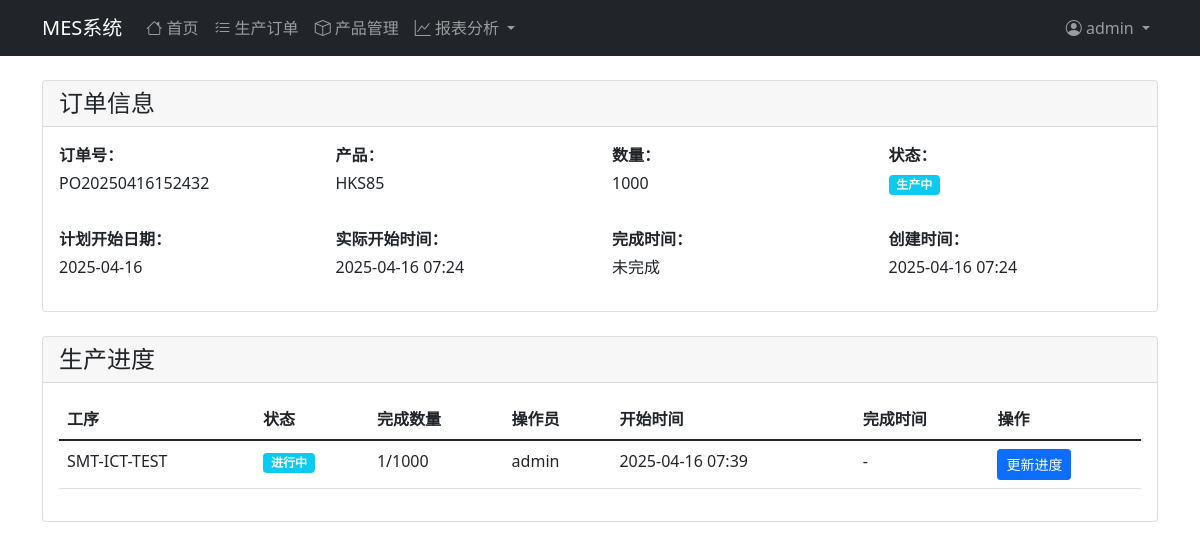
/production/order/1 (signed in), run on the app's committed database.
### app/models/user.py (models this page shows, shortened)
class User(UserMixin, db.Model):
    __tablename__ = 'users'
    id = db.Column(db.Integer, primary_key=True)
    username = db.Column(db.String(64), unique=True, nullable=False)
    email = db.Column(db.String(120))  # 可选字段
    password_hash = db.Column(db.String(128))
    created_at = db.Column(db.DateTime, default=datetime.utcnow)
    role = db.Column(db.String(20), default='operator')  # operator, supervisor, admin

### app/models/production.py (models this page shows, shortened)
class ProductionOrder(db.Model):
    __tablename__ = 'production_orders'
    id = db.Column(db.Integer, primary_key=True)
    order_number = db.Column(db.String(50), unique=True, nullable=False)
    product_id = db.Column(db.Integer, db.ForeignKey('products.id'), nullable=False)
    quantity = db.Column(db.Integer, nullable=False)
    start_time = db.Column(db.DateTime)
    end_time = db.Column(db.DateTime)
    status = db.Column(db.String(20), nullable=False, default='pending')  # pending, in_progress, completed, cancelled
    created_at = db.Column(db.DateTime, default=datetime.utcnow)
    created_by = db.Column(db.Integer, db.ForeignKey('users.id'), nullable=False)
    product = db.relationship('Product', backref=db.backref('orders', lazy=True))
    creator = db.relationship('User', backref=db.backref('created_orders', lazy=True))

class Product(db.Model):
    __tablename__ = 'products'
    id = db.Column(db.Integer, primary_key=True)
    code = db.Column(db.String(50), unique=True, nullable=False)
    name = db.Column(db.String(100), nullable=False)
    description = db.Column(db.Text)
    unit = db.Column(db.String(20), nullable=False)
    created_at = db.Column(db.DateTime, default=datetime.utcnow)

class ProductionProgress(db.Model):
    __tablename__ = 'production_progress'
    id = db.Column(db.Integer, primary_key=True)
    order_id = db.Column(db.Integer, db.ForeignKey('production_orders.id'), nullable=False)
    process_id = db.Column(db.Integer, db.ForeignKey('processes.id'), nullable=False)
    quantity_completed = db.Column(db.Integer, default=0)
    operator_id = db.Column(db.Integer, db.ForeignKey('users.id'))
    start_time = db.Column(db.DateTime)
    end_time = db.Column(db.DateTime)
    status = db.Column(db.String(20), default='pending')  # pending, in_progress, completed
    notes = db.Column(db.Text)
    created_at = db.Column(db.DateTime, default=datetime.utcnow)
    updated_at = db.Column(db.DateTime, default=datetime.utcnow, onupdate=datetime.utcnow)
    order = db.relationship('ProductionOrder', backref=db.backref('progress', lazy=True))
    process = db.relationship('Process', backref=db.backref('progress', lazy=True))
    operator = db.relationship('User', backref=db.backref('operated_progress', lazy=True))

class Process(db.Model):
    __tablename__ = 'processes'
    id = db.Column(db.Integer, primary_key=True)
    name = db.Column(db.String(100), nullable=False)
    description = db.Column(db.Text)
    sequence = db.Column(db.Integer, nullable=False)
    standard_time = db.Column(db.Float)  # 标准工时（分钟）
    product_id = db.Column(db.Integer, db.ForeignKey('products.id'), nullable=False)
    product = db.relationship('Product', backref=db.backref('processes', lazy=True, order_by='Process.sequence'))

### app/routes/production.py (the view)
@bp.route('/order/<int:id>')
@login_required
def order_detail(id):
    order = ProductionOrder.query.get_or_404(id)
    progress = ProductionProgress.query.filter_by(order_id=id).order_by(
        Process.sequence
    ).join(Process).all()
    return render_template('production/order_detail.html', order=order, progress=progress)

### app/models/user.py (called while the page is built)
@login_manager.user_loader
def load_user(id):
    return User.query.get(int(id))

### app/templates/production/order_detail.html (shortened to what this page needs)
{% extends "base.html" %}
{% block content %}
<div class="row mb-4">
    <div class="col-md-12">
        <div class="card">
            <div class="card-header">
                <h4 class="card-title mb-0">订单信息</h4>
            </div>
            <div class="card-body">
                <div class="row">
                    <div class="col-md-3">
                        <p class="mb-1"><strong>订单号：</strong></p>
                        <p>{{ order.order_number }}</p>
                    </div>
                    <div class="col-md-3">
                        <p class="mb-1"><strong>产品：</strong></p>
                        <p>{{ order.product.name }}</p>
                    </div>
                    <div class="col-md-3">
                        <p class="mb-1"><strong>数量：</strong></p>
                        <p>{{ order.quantity }}</p>
                    </div>
                    <div class="col-md-3">
                        <p class="mb-1"><strong>状态：</strong></p>
                        <p>
                            {% if order.status == 'pending' %}
                            <span class="badge bg-warning">待处理</span>
                            {% elif order.status == 'in_progress' %}
                            <span class="badge bg-info">生产中</span>
                            {% elif order.status == 'completed' %}
                            <span class="badge bg-success">已完成</span>
                            {% endif %}
                        </p>
                    </div>
                </div>
                <div class="row mt-3">
                    <div class="col-md-3">
                        <p class="mb-1"><strong>计划开始日期：</strong></p>
                        <p>{{ order.start_time.strftime('%Y-%m-%d') if order.start_time else '未设置' }}</p>
                    </div>
                    <div class="col-md-3">
                        <p class="mb-1"><strong>实际开始时间：</strong></p>
                        <p>{{ order.start_time.strftime('%Y-%m-%d %H:%M') if order.start_time else '未开始' }}</p>
                    </div>
                    <div class="col-md-3">
                        <p class="mb-1"><strong>完成时间：</strong></p>
                        <p>{{ order.end_time.strftime('%Y-%m-%d %H:%M') if order.end_time else '未完成' }}</p>
                    </div>
                    <div class="col-md-3">
                        <p class="mb-1"><strong>创建时间：</strong></p>
                        <p>{{ order.created_at.strftime('%Y-%m-%d %H:%M') }}</p>
                    </div>
                </div>
            </div>
        </div>
    </div>
</div>
<div class="row">
    <div class="col-md-12">
        <div class="card">
            <div class="card-header">
                <h4 class="card-title mb-0">生产进度</h4>
            </div>
            <div class="card-body">
                <div class="table-responsive">
                    <table class="table">
                        <thead>
                            <tr>
                                <th>工序</th>
                                <th>状态</th>
                                <th>完成数量</th>
                                <th>操作员</th>
                                <th>开始时间</th>
                                <th>完成时间</th>
                                <th>操作</th>
                            </tr>
                        </thead>
                        <tbody>
                            {% for p in progress %}
                            <tr>
                                <td>{{ p.process.name }}</td>
                                <td>
                                    {% if p.status == 'pending' %}
                                    <span class="badge bg-warning">待处理</span>
                                    {% elif p.status == 'in_progress' %}
                                    <span class="badge bg-info">进行中</span>
                                    {% elif p.status == 'completed' %}
                                    <span class="badge bg-success">已完成</span>
                                    {% endif %}
                                </td>
                                <td>{{ p.quantity_completed }}/{{ order.quantity }}</td>
                                <td>{{ p.operator.username if p.operator else '-' }}</td>
                                <td>{{ p.start_time.strftime('%Y-%m-%d %H:%M') if p.start_time else '-' }}</td>
                                <td>{{ p.end_time.strftime('%Y-%m-%d %H:%M') if p.end_time else '-' }}</td>
                                <td>
                                    {% if order.status == 'in_progress' and p.status != 'completed' %}
                                    <button type="button" class="btn btn-sm btn-primary" data-bs-toggle="modal" data-bs-target="#updateProgress{{ p.id }}">
                                        更新进度
                                    </button>
                                    {% endif %}
                                </td>
                            </tr>
                            {% endfor %}
                        </tbody>
                    </table>
                </div>
            </div>
        </div>
    </div>
</div>
{% endblock %}

### app/templates/base.html (shortened to what this page needs)
<!DOCTYPE html>
<html lang="zh">
<head>
    <link href="https://cdn.jsdelivr.net/npm/bootstrap@5.1.3/dist/css/bootstrap.min.css" rel="stylesheet">
    <link href="https://cdn.jsdelivr.net/npm/bootstrap-icons@1.8.1/font/bootstrap-icons.css" rel="stylesheet">
</head>
<body>
    <nav class="navbar navbar-expand-lg navbar-dark bg-dark">
        <div class="container">
            <a class="navbar-brand" href="{{ url_for('main.index') }}">MES系统</a>
            <div class="collapse navbar-collapse" id="navbarNav">
                {% if current_user.is_authenticated %}
                <ul class="navbar-nav me-auto">
                    <li class="nav-item">
                        <a class="nav-link" href="{{ url_for('main.index') }}">
                            <i class="bi bi-house"></i> 首页
                        </a>
                    </li>
                    <li class="nav-item">
                        <a class="nav-link" href="{{ url_for('production.orders') }}">
                            <i class="bi bi-list-check"></i> 生产订单
                        </a>
                    </li>
                    <li class="nav-item">
                        <a class="nav-link" href="{{ url_for('process.products') }}">
                            <i class="bi bi-box"></i> 产品管理
                        </a>
                    </li>
                    <li class="nav-item dropdown">
                        <a class="nav-link dropdown-toggle" href="#" id="reportDropdown" role="button" data-bs-toggle="dropdown">
                            <i class="bi bi-graph-up"></i> 报表分析
                        </a>
                    </li>
                </ul>
                <ul class="navbar-nav">
                    <li class="nav-item dropdown">
                        <a class="nav-link dropdown-toggle" href="#" id="navbarDropdown" role="button" data-bs-toggle="dropdown">
                            <i class="bi bi-person-circle"></i> {{ current_user.username }}
                        </a>
                    </li>
                </ul>
                {% endif %}
            </div>
        </div>
    </nav>
    <div class="container mt-4">
        {% block content %}{% endblock %}
    </div>
</body>
</html>

### data on the page
User: username "admin"
ProductionOrder: order_number "PO20250416152432", quantity "1000", start_time "2025-04-16", start_time "2025-04-16 07:24", end_time "未完成", created_at "2025-04-16 07:24"
Product: product.name "HKS85"
ProductionProgress: process.name "SMT-ICT-TEST", status "进行中", quantity_completed "1", operator "admin", start_time "2025-04-16 07:39", end_time "-"
